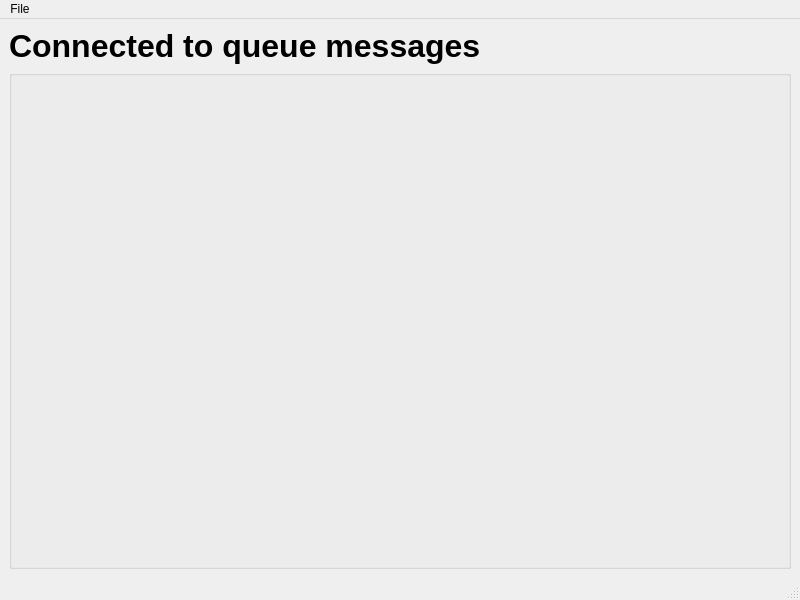
<?xml version="1.0" encoding="UTF-8"?>
<ui version="4.0">
 <class>MainWindow</class>
 <widget class="QMainWindow" name="MainWindow">
  <property name="geometry">
   <rect>
    <x>0</x>
    <y>0</y>
    <width>800</width>
    <height>600</height>
   </rect>
  </property>
  <property name="windowTitle">
   <string>MainWindow</string>
  </property>
  <widget class="QWidget" name="centralwidget">
   <layout class="QHBoxLayout" name="horizontalLayout">
    <item>
     <layout class="QGridLayout" name="gridLayout">
      <item row="0" column="0">
       <widget class="QLabel" name="label_info">
        <property name="sizePolicy">
         <sizepolicy hsizetype="Preferred" vsizetype="Fixed">
          <horstretch>0</horstretch>
          <verstretch>0</verstretch>
         </sizepolicy>
        </property>
        <property name="font">
         <font>
          <pointsize>24</pointsize>
          <weight>75</weight>
          <bold>true</bold>
         </font>
        </property>
        <property name="text">
         <string>Connected to queue messages</string>
        </property>
       </widget>
      </item>
      <item row="1" column="0">
       <widget class="QGroupBox" name="groupBox_plot">
        <property name="title">
         <string/>
        </property>
       </widget>
      </item>
     </layout>
    </item>
   </layout>
  </widget>
  <widget class="QMenuBar" name="menubar">
   <property name="geometry">
    <rect>
     <x>0</x>
     <y>0</y>
     <width>800</width>
     <height>22</height>
    </rect>
   </property>
   <widget class="QMenu" name="menuFile">
    <property name="title">
     <string>File</string>
    </property>
    <addaction name="actionConnect"/>
    <addaction name="separator"/>
   </widget>
   <addaction name="menuFile"/>
  </widget>
  <widget class="QStatusBar" name="statusbar"/>
  <action name="actionConnect">
   <property name="text">
    <string>Connect...</string>
   </property>
  </action>
 </widget>
 <resources/>
 <connections/>
</ui>
